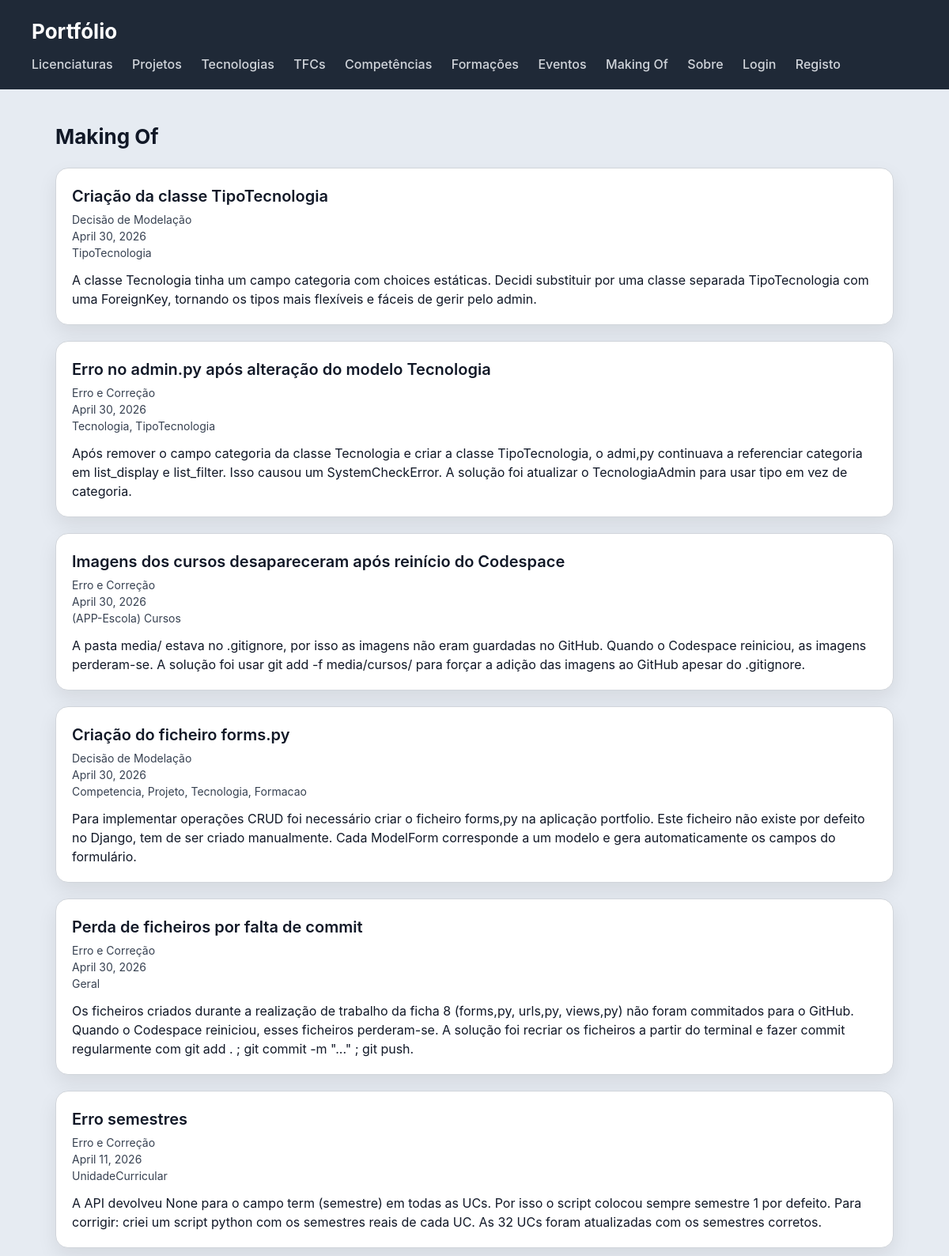
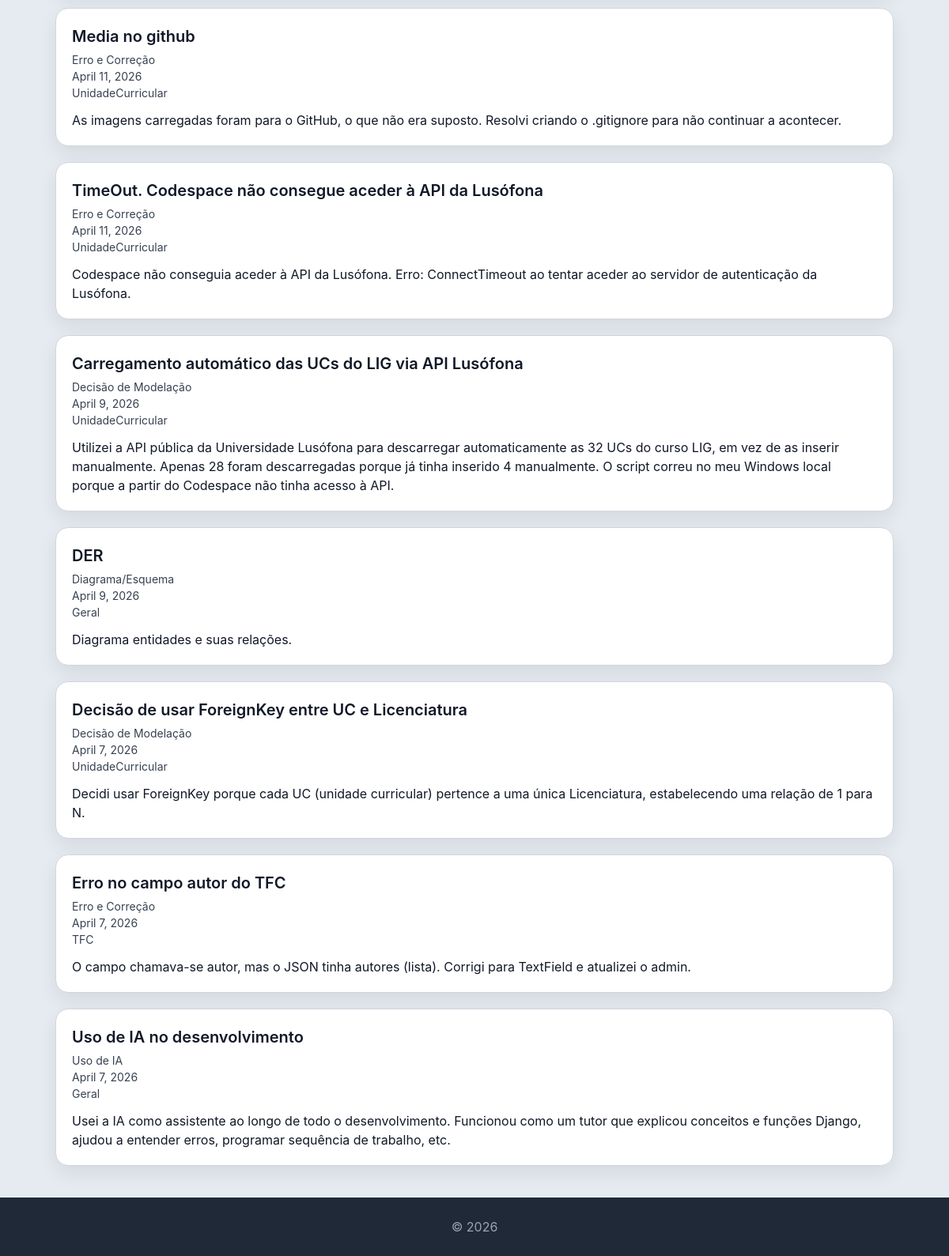
/portfolio/makingof/, run on the app's committed database (2 pictures, top to bottom).
### portfolio/models.py (models this page shows, shortened)
class MakingOf(models.Model):
    TIPO_CHOICES = [
        ('decisao', 'Decisão de Modelação'),
        ('erro', 'Erro e Correção'),
        ('diagrama', 'Diagrama/Esquema'),
        ('foto', 'Foto do Caderno'),
        ('ia', 'Uso de IA'),
        ('outro', 'Outro'),
    ]
    titulo = models.CharField(max_length=200)
    tipo = models.CharField(max_length=50, choices=TIPO_CHOICES)
    descricao = models.TextField()
    foto = models.ImageField(upload_to='makingof/', blank=True, null=True)
    data = models.DateField(auto_now_add=True)
    entidade_relacionada = models.CharField(max_length=100, blank=True, help_text="Ex: Licenciatura, Projeto, TFC...")
    class Meta:
        ordering = ['-data']
        verbose_name = 'Making Of'
        verbose_name_plural = 'Making Of'

### portfolio/views.py (the view)
# urls.py: path('makingof/', views.makingof_view, name='makingof'),
def makingof_view(request):
    makingof = MakingOf.objects.all()
    return render(request, 'portfolio/makingof.html', {'makingof': makingof})

### portfolio/templates/portfolio/makingof.html
{% extends "portfolio/base.html" %}
{% load markdownify %}
{% block content %}
<h2>Making Of</h2>
<section>
  {% for item in makingof %}
  <article>
    <header>
      <h3>{{ item.titulo }}</h3>
      <p>{{ item.get_tipo_display }}</p>
      <p>{{ item.data }}</p>
      {% if item.entidade_relacionada %}
        <p>{{ item.entidade_relacionada }}</p>
      {% endif %}
    </header>
    <section>
      {{ item.descricao|markdownify }}
    </section>
  </article>
  {% endfor %}
</section>
{% endblock %}

### escola/static/escola/styles.css (style rules this page uses)
* { box-sizing: border-box; margin: 0; padding: 0; }
body { font-family: "Inter", "Segoe UI", system-ui, -apple-system, sans-serif; background: #e6ebf2; color: #111827; line-height: 1.5; }
h2 { margin-bottom: 20px; font-size: 26px; }
section > article { background: white; padding: 20px; border-radius: 16px; border: 1px solid #d1d5db; box-shadow: 0 10px 25px rgba(0,0,0,0.08); transition: all 0.25s ease; margin-bottom: 20px; }
article > header { margin-bottom: 12px; }
article > header > h3 { font-size: 20px; font-weight: 600; margin-bottom: 4px; }
article > header > p { font-size: 14px; color: #374151; }
article > section { margin-top: 10px; }

### data on the page
MakingOf: titulo "Criação da classe TipoTecnologia", tipo "Decisão de Modelação", data "April 30, 2026", entidade_relacionada "TipoTecnologia", descricao "A classe Tecnologia tinha um campo categoria com choices estáticas. Decidi substituir por uma classe separada TipoTecnologia com uma ForeignKey, tornando os tipos mais flexíveis e fáceis de gerir pelo admin."
MakingOf: titulo "Erro no admin.py após alteração do modelo Tecnologia", tipo "Erro e Correção", data "April 30, 2026", entidade_relacionada "Tecnologia, TipoTecnologia", descricao "Após remover o campo categoria da classe Tecnologia e criar a classe TipoTecnologia, o admi,py continuava a referenciar categoria em list_display e list_filter. Isso causou um SystemCheckError. A solução foi atualizar o TecnologiaAdmin para usar tipo em vez de categoria."
MakingOf: titulo "Imagens dos cursos desapareceram após reinício do Codespace", tipo "Erro e Correção", data "April 30, 2026", entidade_relacionada "(APP-Escola) Cursos", descricao "A pasta media/ estava no .gitignore, por isso as imagens não eram guardadas no GitHub. Quando o Codespace reiniciou, as imagens perderam-se. A solução foi usar git add -f media/cursos/ para forçar a adição das imagens ao GitHub apesar do .gitignore."
MakingOf: titulo "Criação do ficheiro forms.py", tipo "Decisão de Modelação", data "April 30, 2026", entidade_relacionada "Competencia, Projeto, Tecnologia, Formacao", descricao "Para implementar operações CRUD foi necessário criar o ficheiro forms,py na aplicação portfolio. Este ficheiro não existe por defeito no Django, tem de ser criado manualmente. Cada ModelForm corresponde a um modelo e gera automaticamente os campos do formulário."
MakingOf: titulo "Perda de ficheiros por falta de commit", tipo "Erro e Correção", data "April 30, 2026", entidade_relacionada "Geral", descricao "Os ficheiros criados durante a realização de trabalho da ficha 8 (forms,py, urls,py, views,py) não foram commitados para o GitHub. Quando o Codespace reiniciou, esses ficheiros perderam-se. A solução foi recriar os ficheiros a partir do terminal e fazer commit regularmente com git add . ; git commit -m \"...\" ; git push."
MakingOf: titulo "Erro semestres", tipo "Erro e Correção", data "April 11, 2026", entidade_relacionada "UnidadeCurricular", descricao "A API devolveu None para o campo term (semestre) em todas as UCs. Por isso o script colocou sempre semestre 1 por defeito. Para corrigir: criei um script python com os semestres reais de cada UC. As 32 UCs foram atualizadas com os semestres corretos."
MakingOf: titulo "Media no github", tipo "Erro e Correção", data "April 11, 2026", entidade_relacionada "UnidadeCurricular", descricao "As imagens carregadas foram para o GitHub, o que não era suposto. Resolvi criando o .gitignore para não continuar a acontecer."
MakingOf: titulo "TimeOut. Codespace não consegue aceder à API da Lusófona", tipo "Erro e Correção", data "April 11, 2026", entidade_relacionada "UnidadeCurricular", descricao "Codespace não conseguia aceder à API da Lusófona. Erro: ConnectTimeout ao tentar aceder ao servidor de autenticação da Lusófona."
MakingOf: titulo "Carregamento automático das UCs do LIG via API Lusófona", tipo "Decisão de Modelação", data "April 9, 2026", entidade_relacionada "UnidadeCurricular", descricao "Utilizei a API pública da Universidade Lusófona para descarregar automaticamente as 32 UCs do curso LIG, em vez de as inserir manualmente. Apenas 28 foram descarregadas porque já tinha inserido 4 manualmente. O script correu no meu Windows local porque a partir do Codespace não tinha acesso à API."
MakingOf: titulo "DER", tipo "Diagrama/Esquema", data "April 9, 2026", entidade_relacionada "Geral", descricao "Diagrama entidades e suas relações."
MakingOf: titulo "Decisão de usar ForeignKey entre UC e Licenciatura", tipo "Decisão de Modelação", data "April 7, 2026", entidade_relacionada "UnidadeCurricular", descricao "Decidi usar ForeignKey porque cada UC (unidade curricular) pertence a uma única Licenciatura, estabelecendo uma relação de 1 para N."
MakingOf: titulo "Erro no campo autor do TFC", tipo "Erro e Correção", data "April 7, 2026", entidade_relacionada "TFC", descricao "O campo chamava-se autor, mas o JSON tinha autores (lista). Corrigi para TextField e atualizei o admin."
MakingOf: titulo "Uso de IA no desenvolvimento", tipo "Uso de IA", data "April 7, 2026", entidade_relacionada "Geral", descricao "Usei a IA como assistente ao longo de todo o desenvolvimento. Funcionou como um tutor que explicou conceitos e funções Django, ajudou a entender erros, programar sequência de trabalho, etc."
